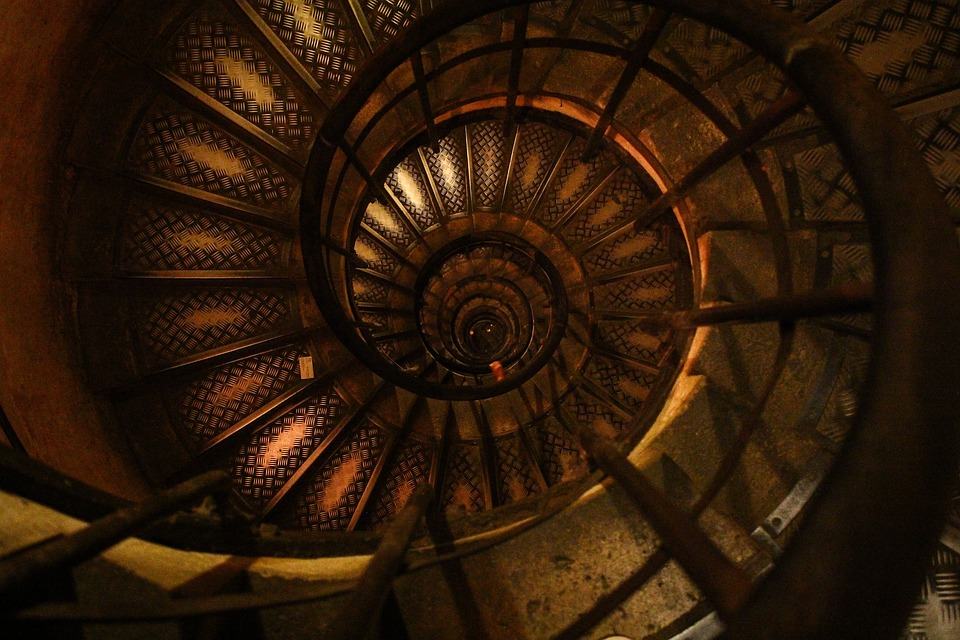
%> input picture Game1/Assets/images/Level-5/L5_q4/img.jpg, 960 x 640 px
$ octave gridding.m   (GNU Octave 9; MATLAB toolbox functions it lacks are replaced by stand-ins)
%> lines starting %> are read from the running program, lines starting %| are printed output that depends on the picture; in (x1, y1, x2, y2) boxes, pixels count from 0 and x2, y2 are one past the last pixel; in counts of white or black regions, pixels touching at a corner belong together; the program's own positions count from 1
img = imread('img.jpg');  %# Load a sample 3-D RGB image
%> img is the input picture: size 640x960x3 uint8; mean R, G, B 46.4, 25.9, 9.1

% [5 lines of commented-out code are left out]
w = 70;

x = 400;
y = 500;
a = img(x:x+w,y:y+w,:);
imwrite(a,'p1.jpg');
img(x:x+w,y:y+w,:) = 255;
%> img: size 640x960x3 uint8; 0.82% of pixels changed, all inside (x1, y1, x2, y2) = (499, 399, 570, 470)

x = 230;
y = 585;
a = img(x:x+w,y:y+w,:);
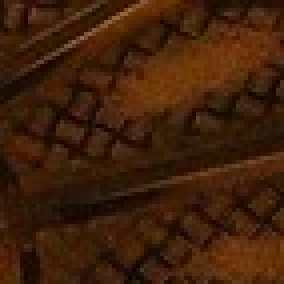
%> a: size 71x71x3 uint8 (shown 4 times larger); mean R, G, B 63.7, 31.9, 10.2
imwrite(a,'p2.jpg');
img(x:x+w,y:y+w,:) = 255;
%> img: size 640x960x3 uint8; mean R, G, B 49.7, 29.7, 13.2

x = 150;
y = 325;
a = img(x:x+w,y:y+w,:);
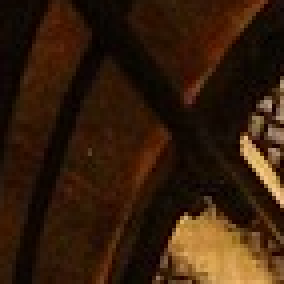
%> a: size 71x71x3 uint8 (shown 4 times larger); mean R, G, B 53.2, 29.8, 12
imwrite(a,'p3.jpg');
img(x:x+w,y:y+w,:) = 255;
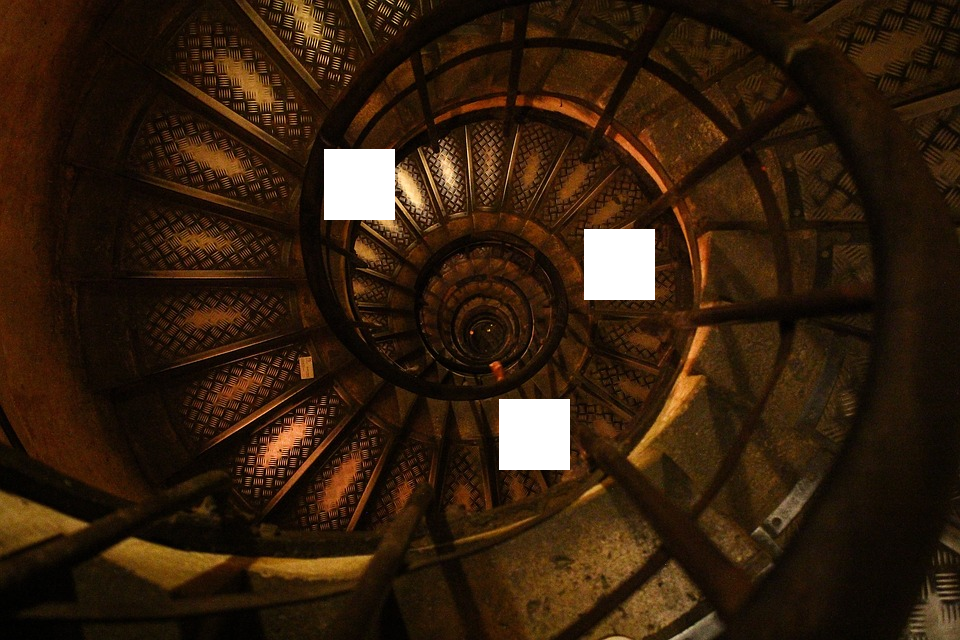
%> img: size 640x960x3 uint8; mean R, G, B 51.4, 31.5, 15.2

x = 250;
y = 100;
a = img(x:x+w,y:y+w,:);
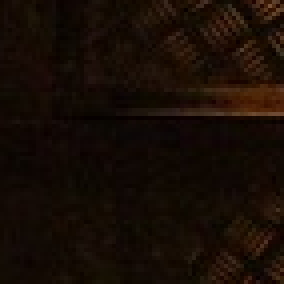
%> a: size 71x71x3 uint8 (shown 4 times larger); mean R, G, B 23.6, 12.6, 5.2
imwrite(a,'p4.jpg');
img(x:x+w,y:y+w,:) = 255;
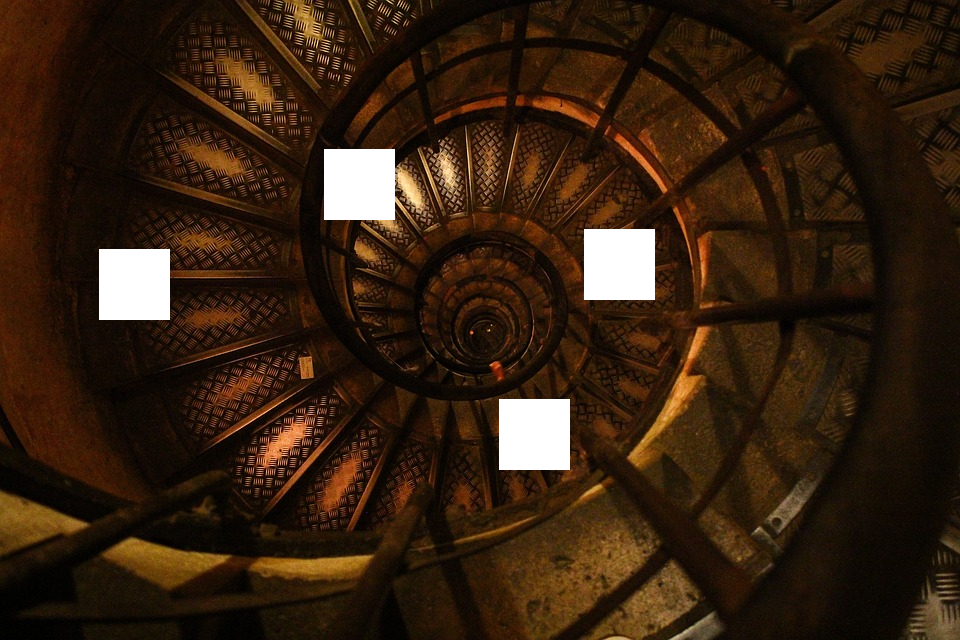
%> img: size 640x960x3 uint8; 0.82% of pixels changed, all inside (x1, y1, x2, y2) = (99, 249, 170, 320)

x = 400;
y = 200;
a = img(x:x+w,y:y+w,:);
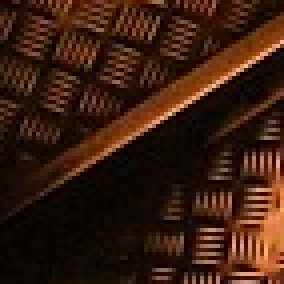
%> a: size 71x71x3 uint8 (shown 4 times larger); mean R, G, B 57.3, 29.5, 15.8
imwrite(a,'p5.jpg');
img(x:x+w,y:y+w,:) = 255;
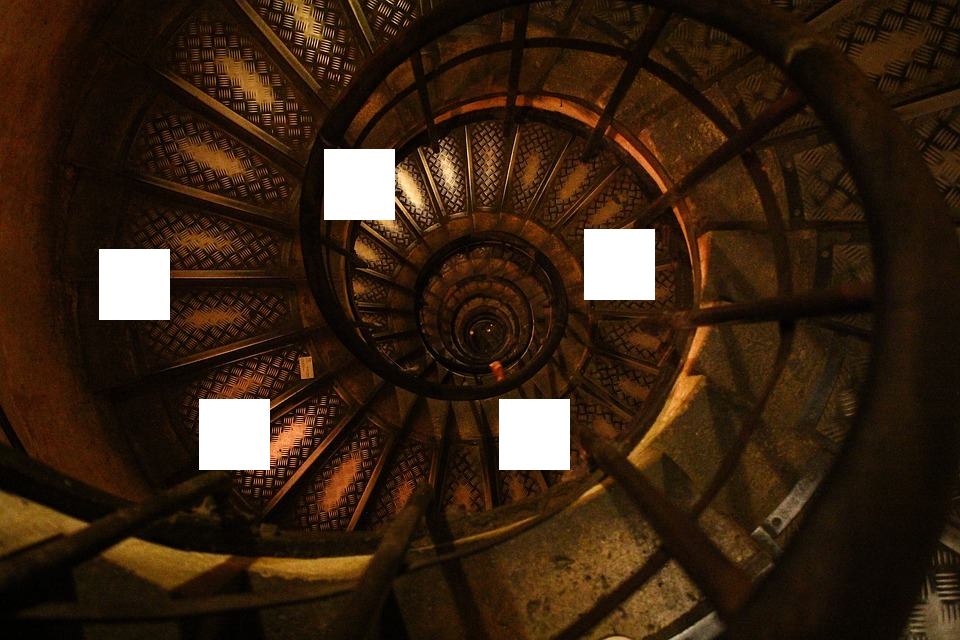
%> img: size 640x960x3 uint8; 0.82% of pixels changed, all inside (x1, y1, x2, y2) = (199, 399, 270, 470)

imshow(img);

imwrite(img,'n.jpg');
